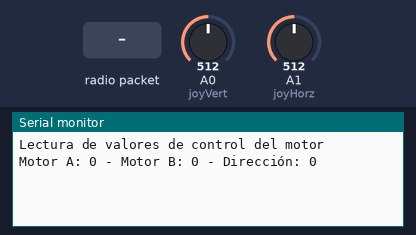
Simulated run of this sketch. Board: Arduino Uno, built with avr-gcc and run on an emulated ATmega328P. Shown: the last lines printed to the serial monitor. The inputs (shaded band) are chosen by the test bench; at power-on: A0 (joyVert) = 512, A1 (joyHorz) = 512. No radio packets arrive unless stated.

Above: at 1.2 s.
1.3 s: radio packet "1" arrives
5.0 s: A0 (joyVert) set to 450
At 5.88 s:
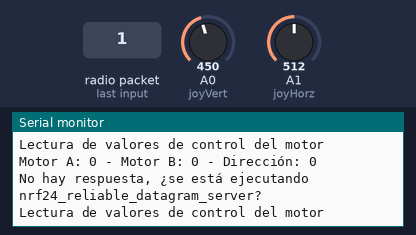
6.5 s: A1 (joyHorz) set to 450
At 7.3 s:
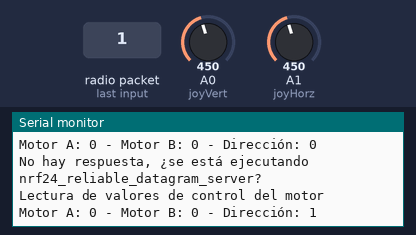
8.0 s: radio packet "0" arrives
9.5 s: A0 (joyVert) set to 470
At 10.57 s:
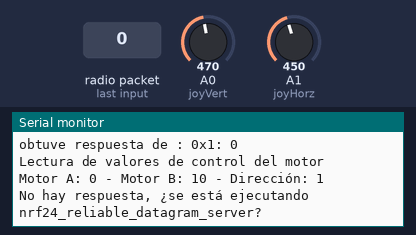
11.0 s: A1 (joyHorz) set to 574
At 13.3 s:
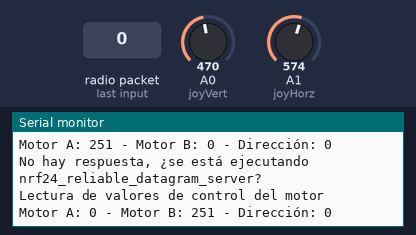
Timing chart, 0 to 13.5 s (numbered marks = the images above; inputs shaded):
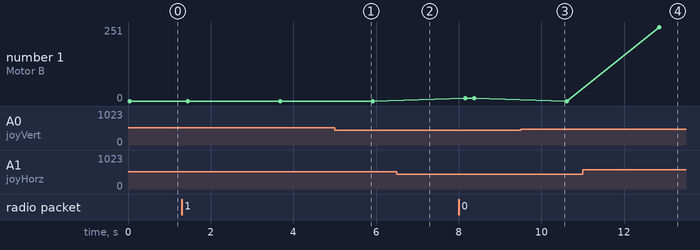

Measured:
- after the input at 11.0 s, the serial monitor: prints a new line after 1.9 s (image 4)

The sketch:

transmisor.ino
```cpp
#include <RHReliableDatagram.h>
#include <RH_NRF24.h>
#include <SPI.h>

#define joyVert    A0
#define joyHorz    A1

//Posicion media
int joyposVert = 512;
int joyposHorz = 512;

// Definir direcciones para canales de radio adrees 1 y 2 son de la libreria radiohead
#define CLIENT_ADDRESS 1
#define SERVER_ADDRESS 2

// Crear una instancia del controlador de radio
RH_NRF24 RadioDriver;

// Establece el controlador de radio en NRF24 y la dirección del cliente en 1
RHReliableDatagram RadioManager(RadioDriver, CLIENT_ADDRESS);

// Declarar matriz de control de motor de 8 bits sin firmar
// 2 bytes para velocidades de motor más 1 byte para control de dirección
uint8_t motorcontrol[3];

// Definir el búfer de mensajes
uint8_t buf[RH_NRF24_MAX_MESSAGE_LEN];

void setup()
{

  Serial.begin(9600);

  // Inicialice RadioManager con los valores predeterminados: 2,402 GHz (canal 2), 2Mbps, 0dBm
  if (!RadioManager.init())
    Serial.println("init failed");

  // puse la dirección inicial del motor como hacia adelante
  motorcontrol[2] = 0; //[matriz]

}

void loop()
{
  // Imprimir a monitor serial como Osvaldo ver si manda mensaje
  Serial.println("Lectura de valores de control del motor ");

  // Lee las posiciones del Joystick X & Y
  joyposVert = analogRead(joyVert);
  joyposHorz = analogRead(joyHorz);

  // INTENTAMOS Determinar si se trata de un movimiento hacia adelante o hacia atrás repito intentamos
// leyendo el valor vertical
// Aplique los resultados a MotorSpeed y a Direction

  if (joyposVert < 460)
  {
    // Esto es al revés
     // Establecer motores hacia atrás
    motorcontrol[2] = 1;

    //Determinar las velocidades del motor
     // Como vamos hacia atrás, necesitamos revertir las lecturas
    motorcontrol[0] = map(joyposVert, 460, 0, 0, 255);
    motorcontrol[1] = map(joyposVert, 460, 0, 0, 255);

  }
  else if (joyposVert > 564)
  {
    // Esto es Adelante
     // Poner Motores adelante
    motorcontrol[2] = 0;

    //AQUI DEBEMOS Determinar las velocidades del motor
    motorcontrol[0] = map(joyposVert, 564, 1023, 0, 255);
    motorcontrol[1] = map(joyposVert, 564, 1023, 0, 255);

  }
  else
  {
    //PARADO (DETENIDO)
    motorcontrol[0] = 0;
    motorcontrol[1] = 0;
    motorcontrol[2] = 0;

  }

  //la dirección
   // La posición Horizontal "pesará" la velocidad del motor
   // Valores para cada motor

  if (joyposHorz < 460)
  {
    // Mover hacia la izquierda
     // Como vamos hacia la izquierda, necesitamos invertir las lecturas
     // Asigne el número a un valor de 255 como máximo
    joyposHorz = map(joyposHorz, 460, 0, 0, 255);

    motorcontrol[0] = motorcontrol[0] - joyposHorz;
    motorcontrol[1] = motorcontrol[1] + joyposHorz;

    // No pasarnos del rango de 0-255 para las velocidades de motor
    if (motorcontrol[0] < 0)motorcontrol[0] = 0;
    if (motorcontrol[1] > 255)motorcontrol[1] = 255;

  }
  else if (joyposHorz > 564)
  {
    // Mover a la derecha
     // Asigne el número a un valor de 255 como máximo
    joyposHorz = map(joyposHorz, 564, 1023, 0, 255);

    motorcontrol[0] = motorcontrol[0] + joyposHorz;
    motorcontrol[1] = motorcontrol[1] - joyposHorz;

    // No exceda el rango de 0-255 para velocidades de motor
    if (motorcontrol[0] > 255)motorcontrol[0] = 255;
    if (motorcontrol[1] < 0)motorcontrol[1] = 0;

  }

  // Ajuste para evitar "buzzing" a muy baja velocidad
  if (motorcontrol[0] < 8)motorcontrol[0] = 0;
  if (motorcontrol[1] < 8)motorcontrol[1] = 0;

  //Mostrar los valores de control del motor en el monitor serie (No estoy seguro si es como le hizo osvaldo para ver si mandaba señal si esta mal la corrigen por favor 🙂
  Serial.print("Motor A: ");
  Serial.print(motorcontrol[0]);
  Serial.print(" - Motor B: ");
  Serial.print(motorcontrol[1]);
  Serial.print(" - Dirección: ");
  Serial.println(motorcontrol[2]);

  //Enviar un mensaje que contenga datos de control del motor a manager_server
  if (RadioManager.sendtoWait(motorcontrol, sizeof(motorcontrol), SERVER_ADDRESS))
  {
    // si sale bien esperamos una señal (respuesta)
    uint8_t len = sizeof(buf); //sizeof = Para reservar memoria se debe saber exactamente el número de bytes que ocupa cualquier estructura de datos
    uint8_t from;
    if (RadioManager.recvfromAckTimeout(buf, &len, 2000, &from))
    {
      Serial.print("obtuve respuesta de : 0x");
      Serial.print(from, HEX);
      Serial.print(": ");
      Serial.println((char*)buf);
    }
    else
    {
      Serial.println("No hay respuesta, ¿se está ejecutando nrf24_reliable_datagram_server?");
    }
  }
  else
    Serial.println("enviar a esperar falló");

  delay(100);
}
```
